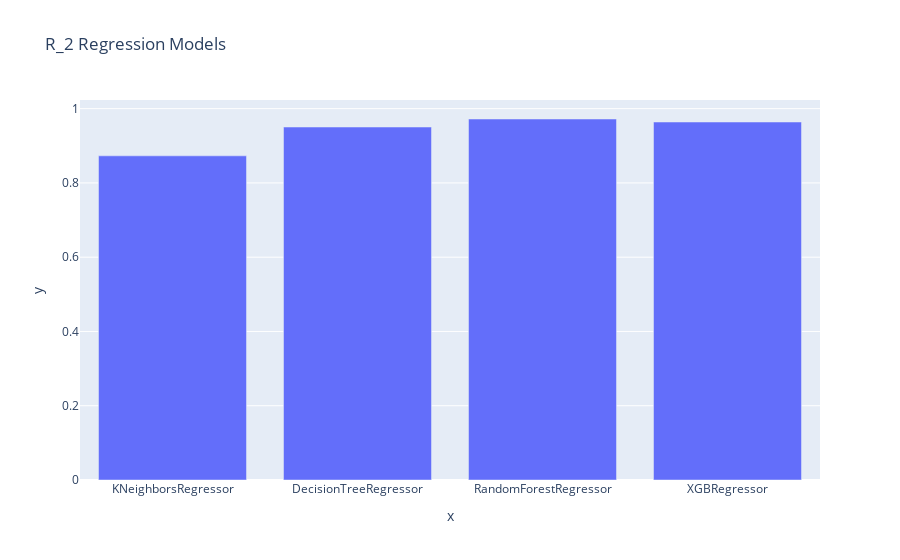

Notebook source saved alongside this figure:
### Markdown cell above
### Finalzing the models

### Code cell
models=['KNeighborsRegressor','DecisionTreeRegressor','RandomForestRegressor','XGBRegressor']
score=[r2_knn,r2_dt,rf_r2,xgb_r2]

fig=px.bar(x=models, y=score , title='R_2 Regression Models')
fig.show()

print("FINDING BEST FIT MODEL FOR EVALUATION BASED ON R_2 SCORE\n")
max_score=max(score)  #Intialise max_score with the maximum value in the score list \
max_model=""

for model , score_value in zip(models,score):
    print(model,score_value)
    if score_value ==max_score:
        max_model=model

print(f"\nModel: {max_model} contain Maximum R2_Score:{max_score}")

### Figure 1 — Plotly figure (JSON) as saved in the notebook; plotly's stock layout.template omitted (floating-point values rounded to 4 significant figures)
{"data": [{"alignmentgroup": "True", "hovertemplate": "x=%{x}<br>y=%{y}<extra></extra>", "legendgroup": "", "marker": {"color": "#636efa", "pattern": {"shape": ""}}, "name": "", "offsetgroup": "", "orientation": "v", "showlegend": false, "textposition": "auto", "type": "bar", "x": ["KNeighborsRegressor", "DecisionTreeRegressor", "RandomForestRegressor", "XGBRegressor"], "xaxis": "x", "y": [0.8729, 0.9505, 0.9721, 0.9641], "yaxis": "y"}], "layout": {"barmode": "relative", "legend": {"tracegroupgap": 0}, "title": {"text": "R_2 Regression Models"}, "xaxis": {"anchor": "y", "domain": [0, 1], "title": {"text": "x"}}, "yaxis": {"anchor": "x", "domain": [0, 1], "title": {"text": "y"}}}}
